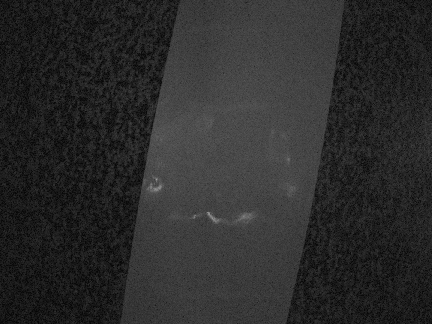
#> input picture 03.png, 432 x 324 px
$ python undistort.py
#> lines starting #> are read from the running program, lines starting #| are printed output that depends on the picture
#!/usr/bin/env python3

"""
Author: Sara Hemati

This script calibrate any image that took by cynor camera
we use one sample image (03.png) to calibrate with this scrits which is located in the same folder beside this file
you should locate any image that you want to calibrate with this camera, in a specifice folder beside this file and camera parameters file (calibration_data.pickle) that was created after running calibrate.py file (which means you should run calibrate.py file befor this file)

"""

import numpy as np
import cv2 as cv
import glob
import pickle

#read camera data file (calibration_data.pickle) to calibrate image which is taken by Cynor camera and located beside this file
fs = open('calibration_data.pickle', 'rb')
#> (reads calibrated_pictures/calibration_data.pickle from the repository)
data = pickle.load(fs)
ret, mtx, dist, rvecs, tvecs = data

# read image which is taken by Cynor camera and located beside this file
img = cv.imread('03.png')
#> img is the input picture: shape (324, 432, 3); min 4, max 158, mean 43.7
h,  w = img.shape[:2]
#> h = 324; w = 432
newcameramtx, roi = cv.getOptimalNewCameraMatrix(mtx, dist, (w,h), 1, (w,h))
#> roi = (7, 17, 409, 294)


# undistort
dst = cv.undistort(img, mtx, dist, None, newcameramtx)
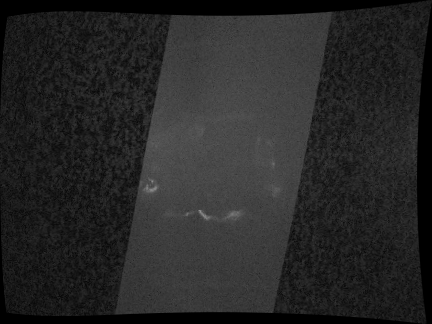
#> dst: shape (324, 432, 3); min 0, max 142, mean 38.9

# crop the image and save it in this folder
x, y, w, h = roi
#> x = 7; y = 17; w = 409; h = 294
dst = dst[y:y+h, x:x+w]
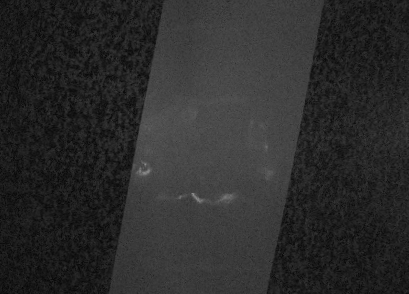
#> dst: shape (294, 409, 3); min 5, max 142, mean 43.6
cv.imwrite('calibresult.png', dst)
